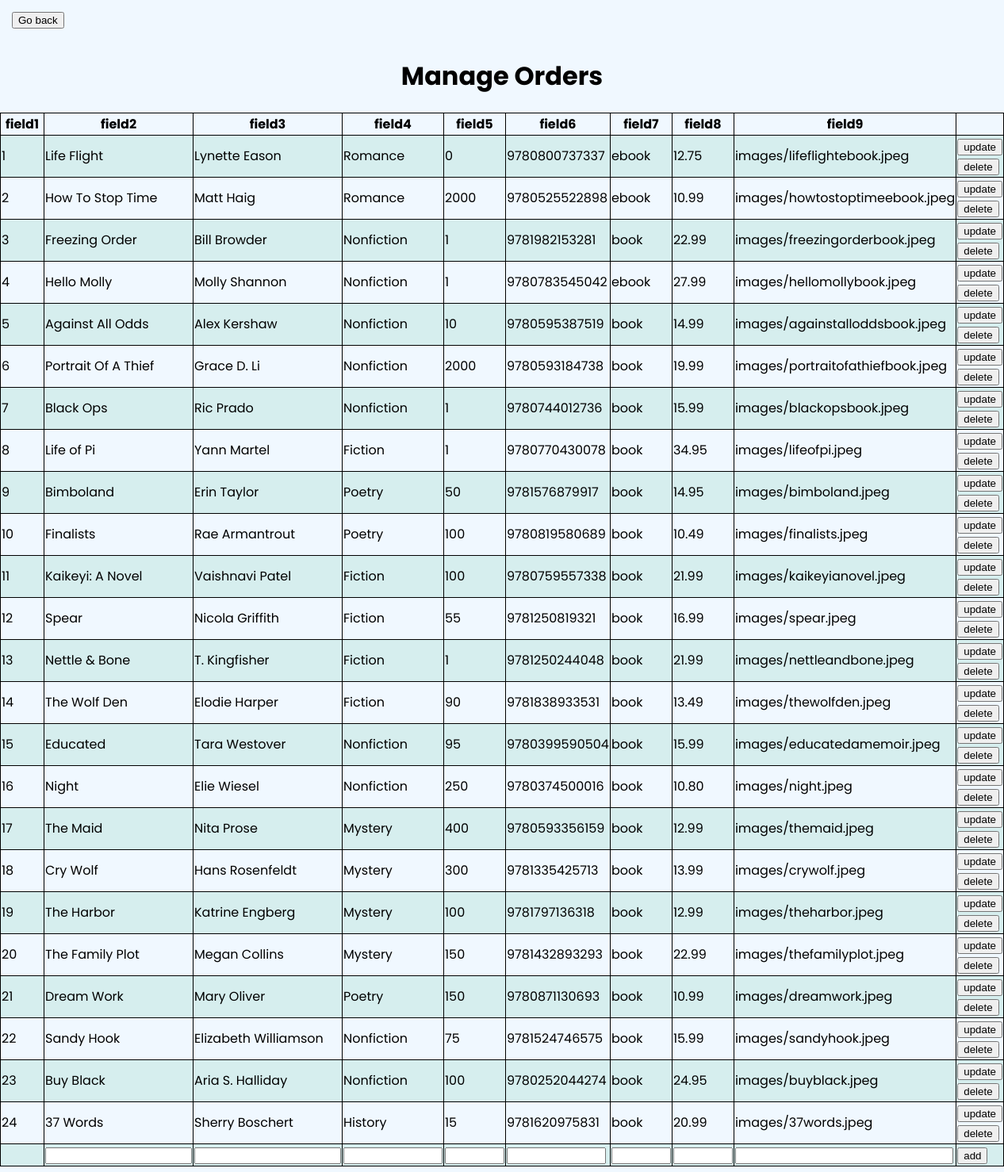
Before: /manageOrders.php (signed in) with the older database file.
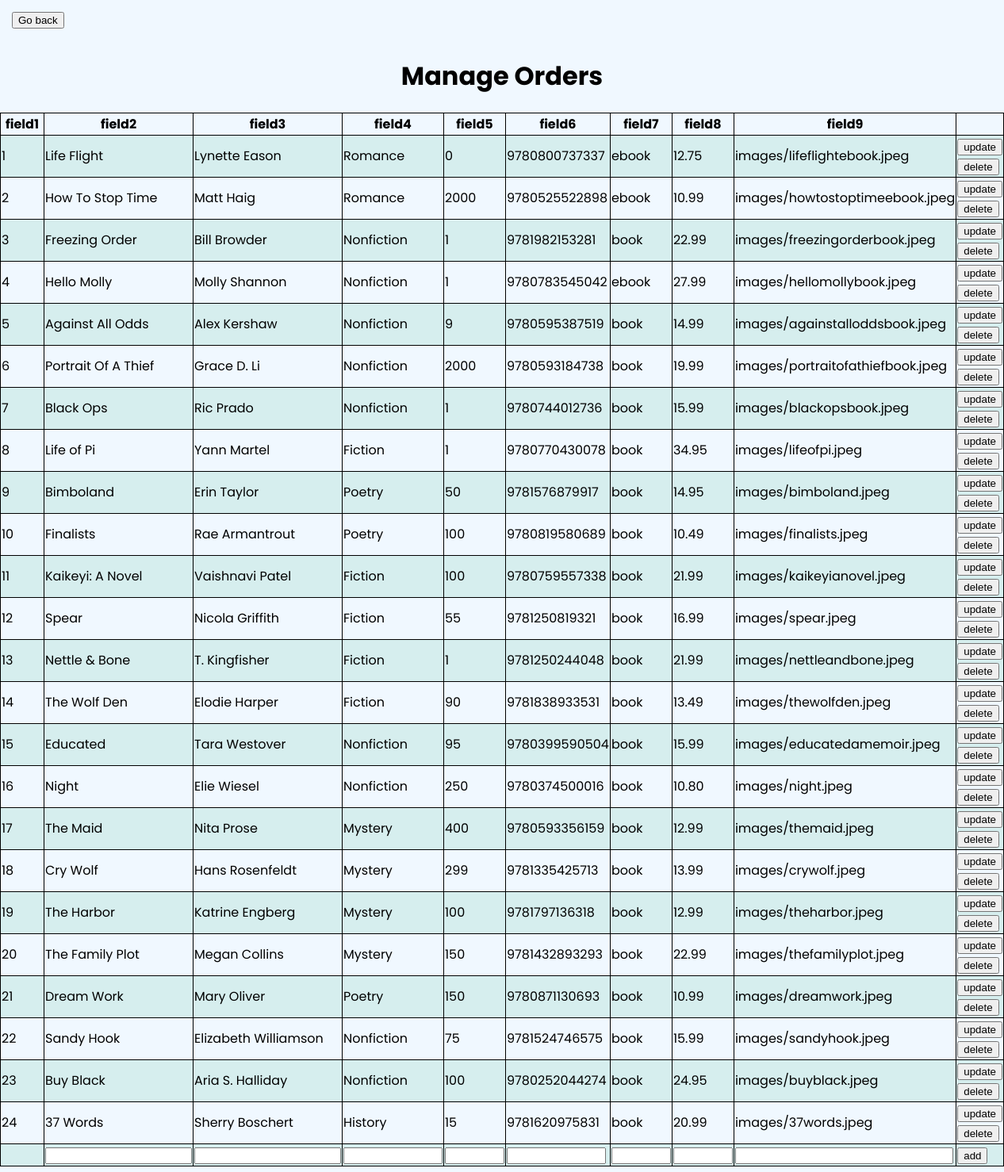
After: the same page with the newer database file.
### tables this page shows
CREATE TABLE `products` (
  `productID` int(11) NOT NULL,
  `categoryID` int(11) DEFAULT NULL,
  `productCode` varchar(10) DEFAULT NULL,
  `productName` varchar(255) DEFAULT NULL,
  `author` varchar(100) NOT NULL,
  `ISBN` text NOT NULL,
  `listPrice` decimal(10,2) DEFAULT NULL,
  `stock` int(11) NOT NULL,
  `genre` varchar(100) NOT NULL,
  `isBestSeller` int(11) NOT NULL,
  `imagePath` varchar(100) NOT NULL,
  `inCart` tinyint(1) NOT NULL
);

### manageOrders.php (the view, shortened to what this page needs)
<?php
	include("connection.php");
    $queryProducts = 'SELECT * FROM products WHERE categoryID = 2';
    $products = mysqli_query($con, $queryProducts);
?>
<!doctype HTML>
<html lang="english">
<head>
	<link rel="stylesheet" href="css/account.css">
	<link rel="stylesheet" href="css/manageInventory.css">
	<button onclick="location.href='vendor.php'" style="margin: 15px;">Go back</button>
	<center>
		<h1>Manage Orders</h1>
	</center>
</head>
<body>
	<div style="display:inline-block">
		<center>
			<table>
				<tr>
					<th>field1</th>
					<th>field2</th>
					<th>field3</th>
					<th>field4</th>
					<th>field5</th>
					<th>field6</th>
					<th>field7</th>
					<th>field8</th>
					<th>field9</th>
					<th></th>
				</tr>
				<?php foreach ($products as $product) : ?>
				<tr>
					<td id="id<?php echo $product['productID']?>">
						<?php echo $product['productID']?>
					</td>
					<td id="title<?php echo $product['productID']?>">
						<?php echo $product['productName'] ?>
					</td>
					<td id="author<?php echo $product['productID']?>"><?php echo $product['author'] ?>
					</td>
					<td id="genre<?php echo $product['productID']?>"><?php echo $product['genre'] ?>
					</td>
					<td id="stock<?php echo $product['productID']?>"><?php echo $product['stock'] ?>
					</td>
					<td id="isbn<?php echo $product['productID']?>"><?php echo $product['ISBN'] ?>
					</td>
					<td id="type<?php echo $product['productID']?>">
						<?php echo $product['productCode'] ?>
					</td>
					<td id="price<?php echo $product['productID']?>">
						<?php echo $product['listPrice'] ?>
					</td>
					<td id="img<?php echo $product['productID']?>"><?php echo $product['imagePath'] ?>
					</td>
					<td id="buttons<?php echo $product['productID']?>">
						<button id="save<?php echo $product['productID']?>"
							onclick="location.href='updateItem.php?id=<?php echo $product['productID'] ?>'">update
						</button> <button id="delete<?php echo $product['productID']?>"
							onclick="location.href='deleteItem.php?id=<?php echo $product['productID'] ?>'">delete</button>
					</td>
				</tr>
				<?php endforeach?>
				<tr>
					<td></td>
					<td><input type="text"></td>
					<td><input type="text"></td>
					<td><input type="text" style="width:125px"></td>
					<td><input type="text" style="width:75px"></td>
					<td><input type="text" style="width:125px"></td>
					<td><input type="text" style="width:75px"></td>
					<td><input type="text" style="width:75px"></td>
					<td><input type="text" style="width:275px"></td>
					<td><button>add</button></td>
				</tr>
			</table>
		</center>
	</div>
</body>
</html>

Changed rows visible on the page:
changed products "Against All Odds": stock "10" → "9"
changed products "Cry Wolf": stock "300" → "299"
